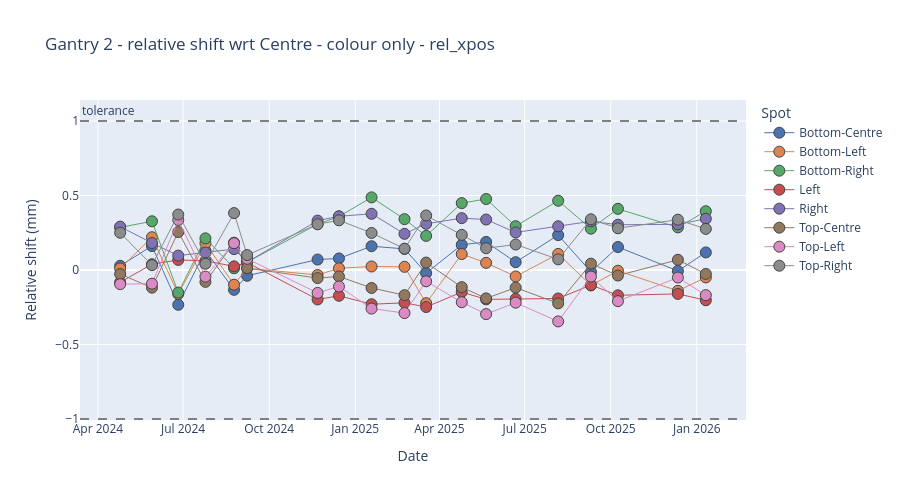

Notebook code for this chart:
### Code cell
plotly_spot_position_color_only(sub_df, "rel_xpos", "Gantry 2", "XRV-3000", 70, 0, 24)
